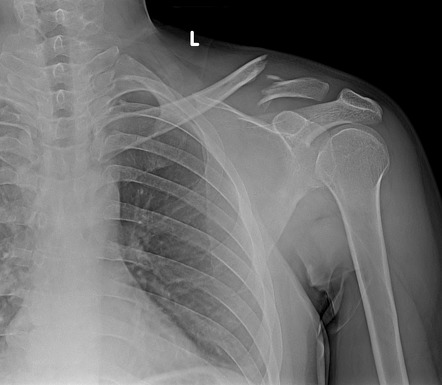
#> input picture Projects/Gray Level Slicing of Image/bone.jpeg, 442 x 385 px
$ python gray_level_slicing.py
#> lines starting #> are read from the running program, lines starting #| are printed output that depends on the picture; after the words box and inside, x2 and y2 are one past the last pixel; in counts of white or black regions, pixels touching at a corner belong together
import cv2 as cv

img = cv.imread('./bone.jpeg')  #read image
#> img is the input picture: shape (385, 442, 3); min 0, max 255, mean 108.9
dimensions = img.shape  #get image dimensions
#> dimensions = (385, 442, 3)

# ==================== Gray Image ======================
gray = cv.cvtColor(img, cv.COLOR_BGR2GRAY)
cv.imshow('Original', gray)  # gray image
print(dimensions)
#| (385, 442, 3)
# Find the highest range(L-1) of gray level in the range [0, L-1] from the image
L = 256
max_gray_level = L - 1  #L-1

a = 100  # int(input('Enter the value of a: '))
b = 150  # int(input('Enter the value of b: '))
# gray level slicing
gray_level_slicing = gray.copy()
for row in range(dimensions[0]):
    for col in range(dimensions[1]):
        if (gray[row][col] >= a) and (gray[row][col] <= b):
            gray_level_slicing[row][col] = max_gray_level
        else:
            gray_level_slicing[row][col] = 0
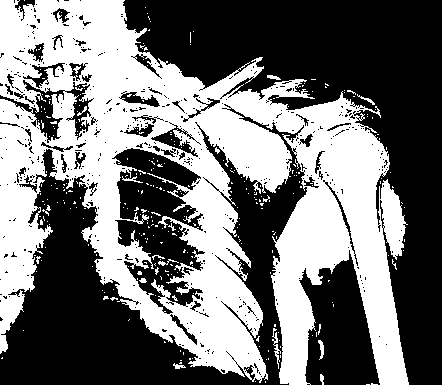
#> gray_level_slicing: shape (385, 442); 45.6% white; 308 white regions (292 under 20 px), largest, box (x1, y1, x2, y2) and area: (0, 0, 409, 385) 76091, (272, 328, 281, 369) 111, (318, 340, 324, 360) 65
cv.imshow('Gray Level Slicing Without Bg', gray_level_slicing)

gray_level_slicing_bg = gray.copy()
for row in range(dimensions[0]):
    for col in range(dimensions[1]):
        if (gray[row][col] >= a) and (gray[row][col] <= b):
            gray_level_slicing_bg[row][col] = max_gray_level
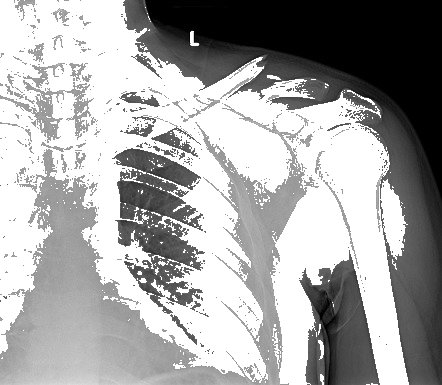
#> gray_level_slicing_bg: shape (385, 442); min 0, max 255, mean 166.2
cv.imshow('Gray Level Slicing With Bg', gray_level_slicing_bg)

cv.waitKey(0)
cv.destroyAllWindows()
